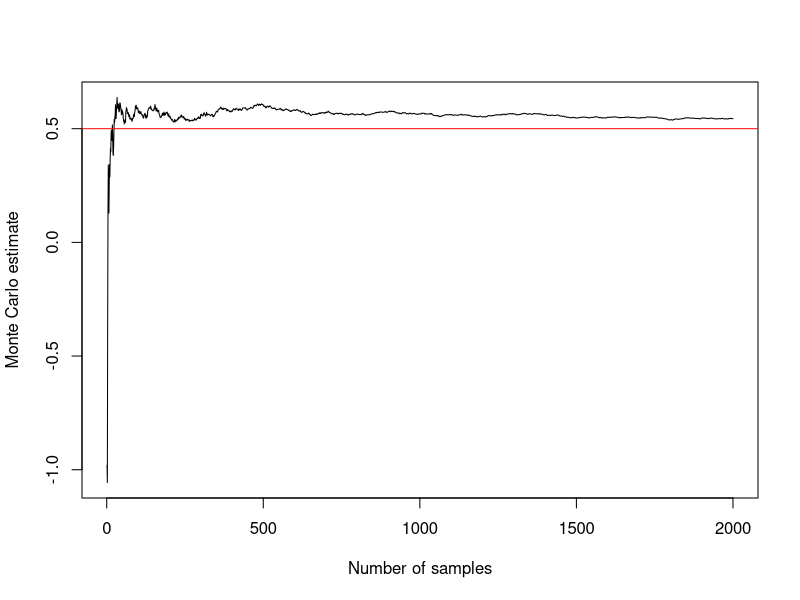
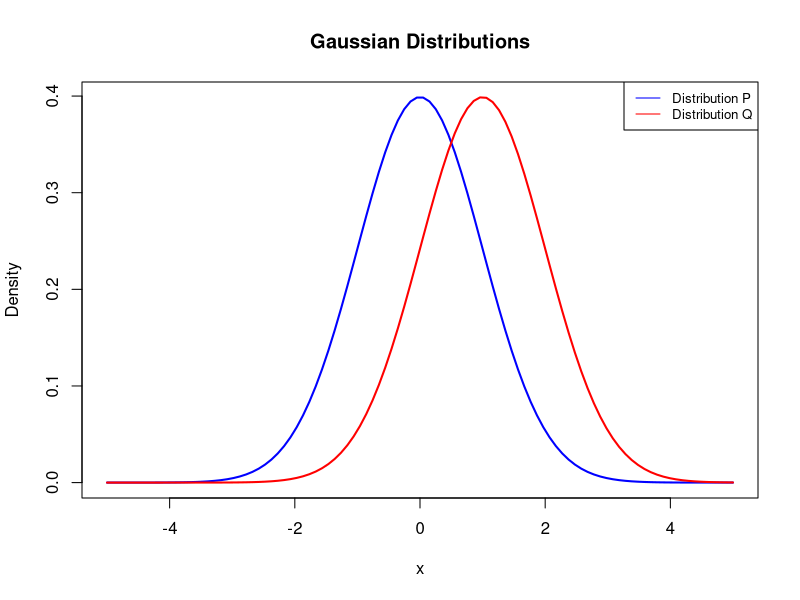
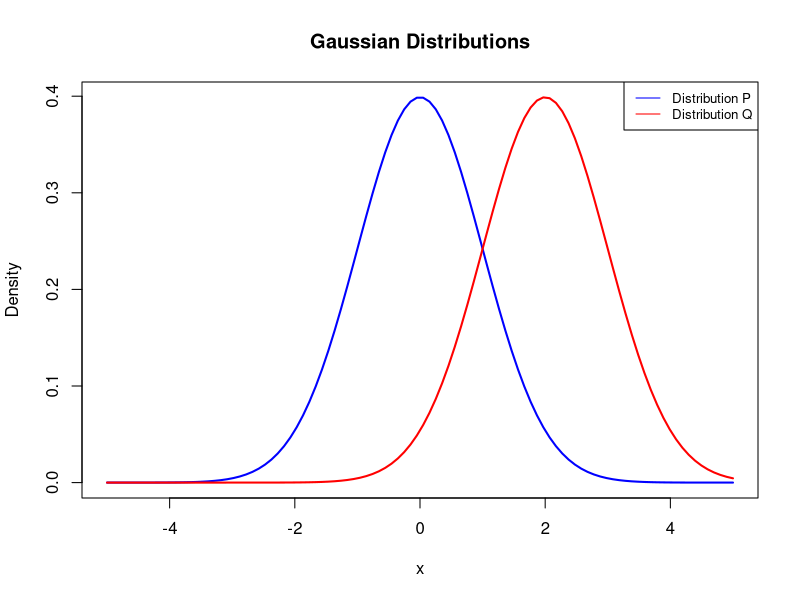
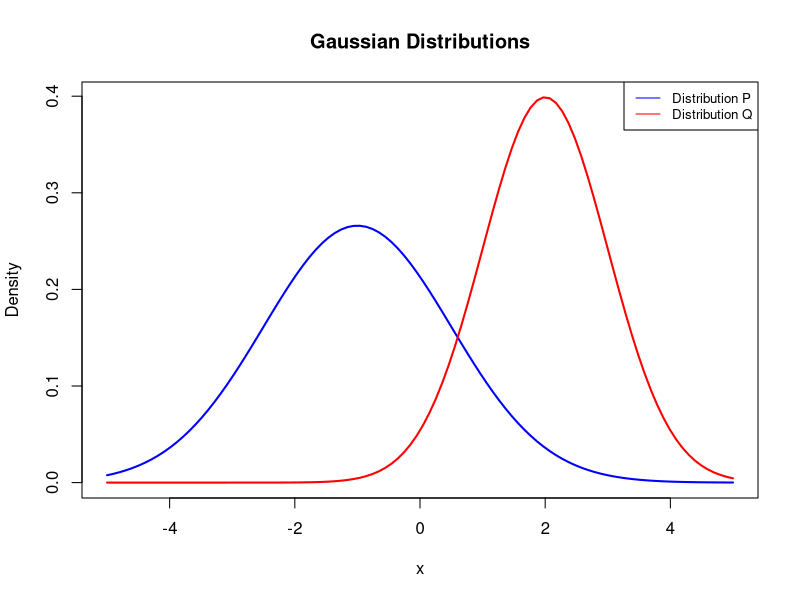

Reproduce these figures in R, in order.
## ---- chunk 1
P <- list(mean=0,sd=1)
## ---- chunk 2
Q <- list(mean=1,sd=1)
## ---- chunk 3
kl_divergence_exact <- function(P, Q){
  log(Q$sd/P$sd) + 0.5*(P$sd^2+(P$mean-Q$mean)^2)/Q$sd^2-0.5
}
## ---- chunk 4
kl_divergence_MC <- function(P,Q,n){
x <- rnorm(n, mean = P$mean, sd = P$sd) #draw from the reference normal
log_ratios <- log(dnorm(x, P$mean, P$sd)/dnorm(x, Q$mean, Q$sd)) #calculate the log-ratios
estimate <- mean(log_ratios) #calculate the mean
list(samples=x,log_ratios=log_ratios,estimate=estimate) #return values
}
## ---- chunk 5
kl_divergence_exact(P,Q)
kl_divergence_MC(P,Q,1000)$estimate
## ---- chunk 6
n_samples <- 2000
i <- seq(n_samples)
MC_results <- kl_divergence_MC(P,Q,n_samples)
plot(i,cumsum(MC_results$log_ratios)/i,
     ylab="Monte Carlo estimate",
     xlab="Number of samples",
     type = 'l')
abline(h=kl_divergence_exact(P,Q), col="red")
## ---- chunk 7
# R code for generating Gaussian distributions
# and calculating KL divergence

# Function to calculate KL divergence
kl_divergence_trapezoid <- function(P, Q, xlim = c(-5,5), n = 100) {
  x <- seq(xlim[1],xlim[2], length.out = n)
  p <- dnorm(x, mean = P$mean, sd = P$sd)
  q <- dnorm(x, mean = Q$mean, sd = Q$sd)
  (xlim[2]-xlim[1])*sum(p*c(0.5,rep(1,n-1),0.5)*log(p/q), na.rm=TRUE)/n
}
## ---- chunk 8
kl_divergence_trapezoid(P,Q)
## ---- chunk 9
plot_two_gaussian <- function(P, Q, xlim = c(-5,5), n = 100) {
  x <- seq(xlim[1],xlim[2], length.out = n)
  p <- dnorm(x, mean = P$mean, sd = P$sd)
  q <- dnorm(x, mean = Q$mean, sd = Q$sd)

# Plot the Gaussian distributions
plot(x, p, type = "l", col = "blue", lwd = 2, ylim = range(c(p,q)), 
     main = "Gaussian Distributions",
     xlab = "x", ylab = "Density")
lines(x, q, col = "red", lwd = 2)
legend("topright", legend = c("Distribution P", "Distribution Q"),
       col = c("blue", "red"), lty = 1, cex = 0.8)
}

n_slide <- 1
## ---- chunk 10
plot_two_gaussian(P,Q)
cat("KL from formula: ", kl_divergence_exact(P,Q))
cat("KL from MC:", kl_divergence_MC(P,Q,n_samples)$estimate)
cat("KL from Trapezoid: ", kl_divergence_trapezoid(P,Q))
## ---- chunk 11
#Changing values for next slide
n_slide <- n_slide + 1
Q <- list(mean=2,sd=1)
## ---- chunk 12
plot_two_gaussian(P,Q)
cat("KL from formula: ", kl_divergence_exact(P,Q))
cat("KL from MC:", kl_divergence_MC(P,Q,n_samples)$estimate)
cat("KL from Trapezoid: ", kl_divergence_trapezoid(P,Q))
## ---- chunk 13
#Changing values for next slide
n_slide <- n_slide + 1
P <- list(mean=-1, sd=1.5)
Q <- list(mean=2,sd=1)
## ---- chunk 14
plot_two_gaussian(P,Q)
cat("KL from formula: ", kl_divergence_exact(P,Q))
cat("KL from MC:", kl_divergence_MC(P,Q,n_samples)$estimate)
cat("KL from Trapezoid: ", kl_divergence_trapezoid(P,Q))
